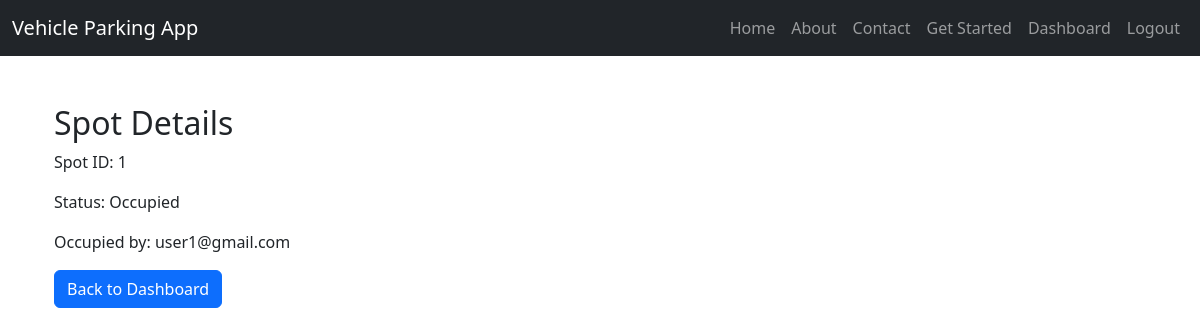
/admin/view_spot/1 (signed in), run on the app's committed database.
### models.py (models this page shows)
class ParkingSpot(db.Model):
    id = db.Column(db.Integer, primary_key=True)
    lot_id = db.Column(db.Integer, db.ForeignKey('parking_lot.id'), nullable=False)
    status = db.Column(db.String(1), nullable=False, default='A')  # A=Available, O=Occupied
    reservations = db.relationship('Reservation', backref='spot', lazy=True)

class User(db.Model, UserMixin):
    id = db.Column(db.Integer, primary_key=True)
    email = db.Column(db.String(50), unique=True, nullable=False)
    password = db.Column(db.String(128), nullable=False)
    is_admin = db.Column(db.Boolean, default=False)
    is_blocked = db.Column(db.Boolean, default=False)
    reservations = db.relationship('Reservation', backref='user', lazy=True)

### app.py (the view)
@app.route('/admin/view_spot/<int:spot_id>')
@login_required
def view_spot(spot_id):
    if not current_user.is_admin:
        flash('Unauthorized access', 'danger')
        return redirect(url_for('dashboard'))
    spot = ParkingSpot.query.get_or_404(spot_id)
    reservation = Reservation.query.filter_by(spot_id=spot_id, leaving_timestamp=None).first()
    occupying_user_email = None
    if reservation:
        user = User.query.get(reservation.user_id)
        if user:
            occupying_user_email = user.email
            logging.info(f"Fetched user email {occupying_user_email} for spot {spot_id}, reservation {reservation.id}")
        else:
            logging.error(f"User ID {reservation.user_id} not found for spot {spot_id}, reservation {reservation.id}")
    return render_template('admin/view_spot.html', spot=spot, occupying_user_email=occupying_user_email)

### app.py (called while the page is built)
@login_manager.user_loader
def load_user(user_id):
    try:
        return db.session.get(User, int(user_id))
    except Exception as e:
        logging.error(f"Error loading user {user_id}: {e}")
        return None

### templates/admin/view_spot.html (shortened to what this page needs)
{% extends "base.html" %}
{% block content %}
<div class="container mt-5">
    <h2>Spot Details</h2>
    <p>Spot ID: {{ spot.id }}</p>
    <p>Status: {{ 'Occupied' if spot.status == 'O' else 'Available' }}</p>
    {% if occupying_user_email %}
        <p>Occupied by: {{ occupying_user_email }}</p>
    {% endif %}
    <a href="{{ url_for('dashboard') }}" class="btn btn-primary">Back to Dashboard</a>
</div>
{% endblock %}

### data on the page
ParkingSpot: id "1", status "Occupied"
User: email "user1@gmail.com"
